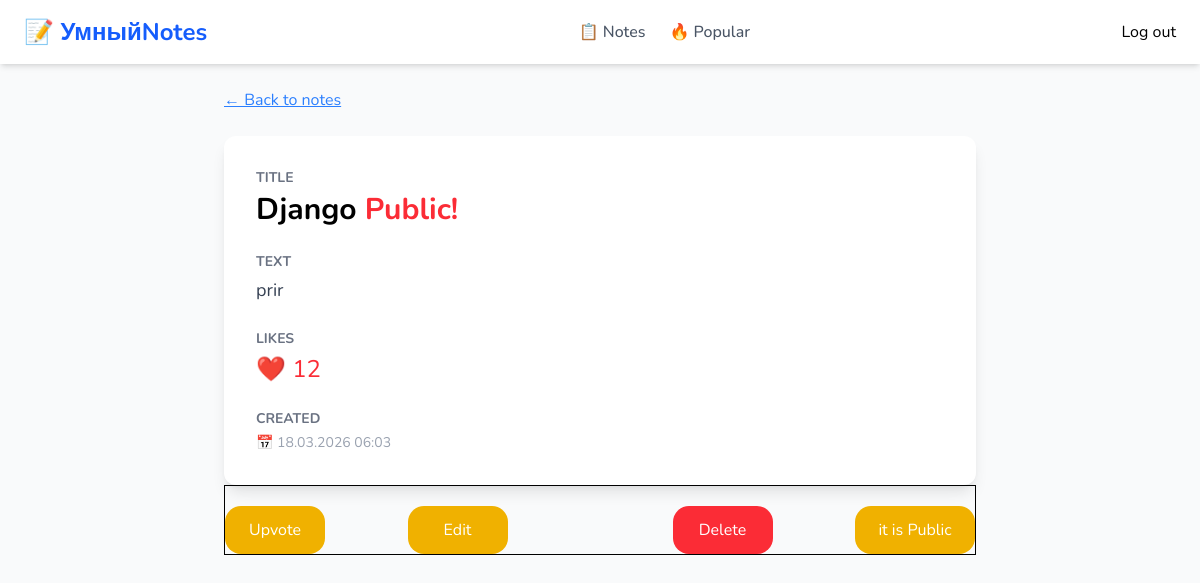
Screenshot of /smart/21/ (signed in) with the database file from the repository.
### notes/models.py (models this page shows, shortened)
class Notes(models.Model):
    title = models.CharField(max_length=255)
    text = models.TextField(null=True, blank=True)
    created = models.DateTimeField(auto_now_add=True)
    likes = models.IntegerField(default=0)
    user = models.ForeignKey(User, on_delete=models.CASCADE, related_name='notes')
    is_public = models.BooleanField(default=False)
    class Meta:
        db_table = 'notes'
        verbose_name = 'Note'
        verbose_name_plural = 'Notes'

### notes/views.py (the view)
# urls.py: path('<int:pk>/', NotesDetailView.as_view(), name='notes-detail'),
class NotesDetailView(DetailView):
    model = Notes
    context_object_name = 'note'
    template_name = 'notes/notes_detail.html'

### notes/templates/notes/notes_detail.html (shortened to what this page needs)
{% extends 'base.html' %}
{% block content %}
    <div class="max-w-[800px] m-auto p-6">
        <a href="{% url 'notes-list' %}" class="text-blue-500 hover:text-blue-700 underline mb-6 inline-block">← Back to notes</a>
        <div class="bg-white rounded-xl shadow-lg p-8">
            <p class="font-bold text-gray-500 text-sm uppercase mb-1">Title</p>
            <h1 class="text-3xl font-bold mb-6">{{ note.title }} {% if note.is_public %} <span class="text-red-500">Public!</span> {% endif %} </h1>
            <p class="font-bold text-gray-500 text-sm uppercase mb-1">Text</p>
            <p class="text-gray-700 text-lg mb-6 leading-relaxed">{{ note.text }}</p>
            <p class="font-bold text-gray-500 text-sm uppercase mb-1">Likes</p>
            <p class="text-red-500 text-2xl mb-6">❤️ {{ note.likes }}</p>
            <p class="font-bold text-gray-500 text-sm uppercase mb-1">Created</p>
            <p class="text-gray-400 text-sm">📅 {{ note.created|date:"d.m.Y H:i" }}</p>
        </div>
        <div class="flex items-center justify-between border">
            <form method="post" class="inline" action="{% url 'notes-like' pk=note.id %}">
                <button class="bg-yellow-500 px-3 text-white rounded-2xl block mx-auto w-[100px] text-center mt-5 py-3">Upvote</button>
            </form>
            <a href="{% url 'notes-update' pk=note.id %}" class="bg-yellow-500 px-3 text-white rounded-2xl block mx-auto w-[100px] text-center mt-5 py-3">Edit</a>
            <a href="{% url 'notes-delete' pk=note.id %}" class="bg-red-500 px-3 text-white rounded-2xl block mx-auto w-[100px] text-center mt-5 py-3">Delete</a>
            <form method="post" action="{% url 'notes-change-visibility' note.pk %}">
                <button type="submit" class="bg-yellow-500 px-3 text-white rounded-2xl block mx-auto w-[120px] text-center mt-5 py-3">
                    {% if note.is_public %}
                    it is Public
                    {% else %}
                    make public
                    {% endif %}
                </button>
            </form>
        </div>
    </div>
{% endblock %}

### static/templates/base.html (style rules this page uses)
body { font-family: "Nunito", sans-serif; font-optical-sizing: auto; }

### rows the page displays
Notes: title "Django", text "prir", likes "12", created "18.03.2026 06:03"
